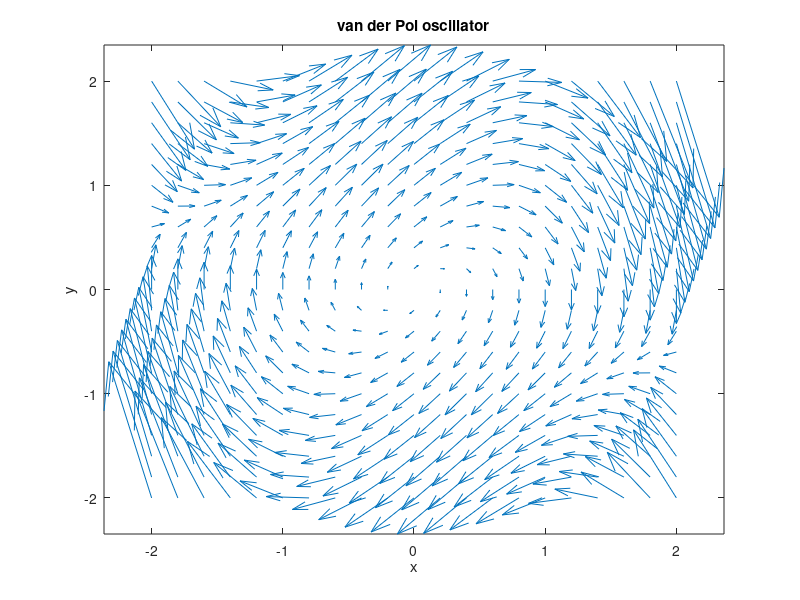

The MATLAB source for this figure: (Note: this script raises an error after producing the figure.)
# prob1.m
function prob1
clear
figure(1);
hold off
[x,y] = meshgrid(-2:.2:2);
x_dot=y;
y_dot=-x+y.*(1-x.^2);
h=quiver(x,y,x_dot,y_dot);
set(h, "autoscalefactor", 5);
axis("tight");
title("van der Pol oscillator");
xlabel("x");
ylabel("y");
fixAxes;
endfunction
